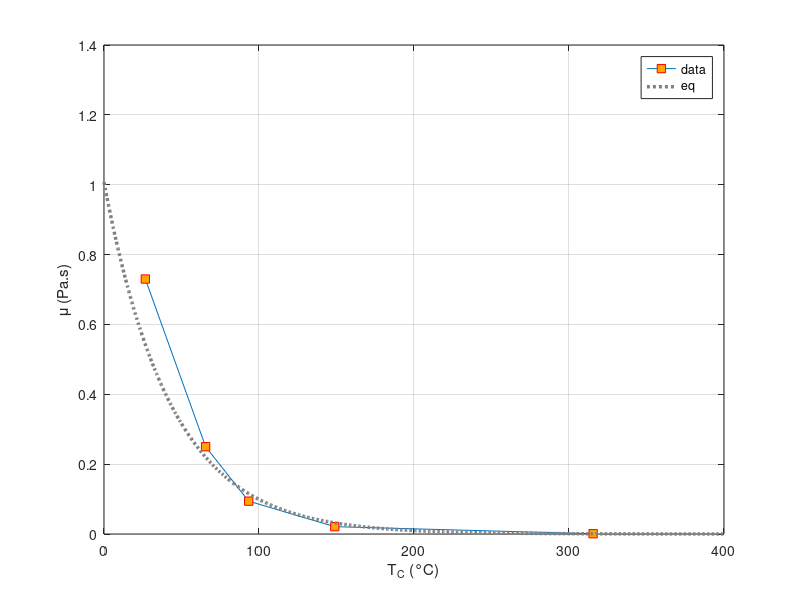

This chart was generated by the following MATLAB code:
clc;
clear all;
close all;

temperatura = [80, 150, 200, 300, 600];
temperatura = (5/9) * (temperatura - 32);

viscosidade = [0.73, 0.25, 0.094, 0.021, 0.00083];

figure;
plot(temperatura, viscosidade, "-s", "MarkerEdgeColor", "r", "MarkerFaceColor",[255/255, 165/255, 0/255]);
hold on;

vetor_temperatura = 0:1:400;
funcao_viscosidade = 1.0074 * exp(-0.0232 * vetor_temperatura);
plot(vetor_temperatura, funcao_viscosidade, ':', 'Color', [0.5, 0.5, 0.5], 'LineWidth', 2.5);


xlabel('T_C (°C)');
ylabel('\mu (Pa.s)');
legend("data", "eq");
grid on;



